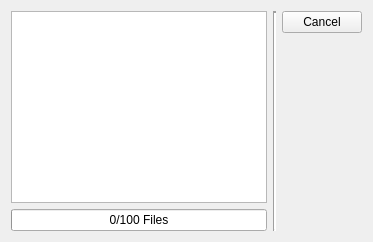
     <widget class="QWidget" name="progressTab">
      <attribute name="title">
       <string>Progress</string>
      </attribute>
      <layout class="QHBoxLayout" name="horizontalLayout_11">
       <item>
        <layout class="QVBoxLayout" name="verticalLayout_12">
         <item>
          <widget class="QListWidget" name="progressList">
           <property name="toolTip">
            <string>Shows the list of files still to be checked</string>
           </property>
           <property name="editTriggers">
            <set>QAbstractItemView::NoEditTriggers</set>
           </property>
           <property name="alternatingRowColors">
            <bool>true</bool>
           </property>
           <property name="selectionMode">
            <enum>QAbstractItemView::NoSelection</enum>
           </property>
           <property name="textElideMode">
            <enum>Qt::ElideMiddle</enum>
           </property>
           <property name="sortingEnabled">
            <bool>true</bool>
           </property>
          </widget>
         </item>
         <item>
          <widget class="QProgressBar" name="checkProgress">
           <property name="toolTip">
            <string>Shows the progress of the code style check</string>
           </property>
           <property name="value">
            <number>0</number>
           </property>
           <property name="orientation">
            <enum>Qt::Horizontal</enum>
           </property>
           <property name="format">
            <string>%v/%m Files</string>
           </property>
          </widget>
         </item>
        </layout>
       </item>
       <item>
        <widget class="Line" name="line_3">
         <property name="lineWidth">
          <number>2</number>
         </property>
         <property name="orientation">
          <enum>Qt::Vertical</enum>
         </property>
        </widget>
       </item>
       <item>
        <layout class="QVBoxLayout" name="verticalLayout_11">
         <item>
          <widget class="QPushButton" name="cancelButton">
           <property name="text">
            <string>Cancel</string>
           </property>
          </widget>
         </item>
         <item>
          <spacer name="verticalSpacer_5">
           <property name="orientation">
            <enum>Qt::Vertical</enum>
           </property>
           <property name="sizeHint" stdset="0">
            <size>
             <width>20</width>
             <height>40</height>
            </size>
           </property>
          </spacer>
         </item>
        </layout>
       </item>
      </layout>
     </widget>
